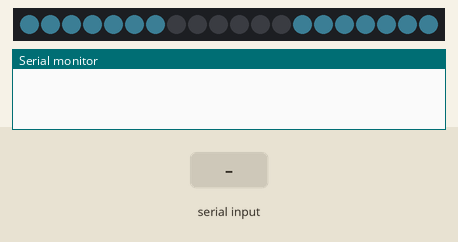
Recording of a sketch running on a simulated Arduino Uno, built with avr-gcc and run on an emulated ATmega328P. On the bench: 20 RGB LEDs in strip order, left to right, the last lines printed to the serial monitor. The inputs (shaded band) are chosen by the test bench. Dim RGB values are drawn brighter than linear; random numbers use the default seed unless the sketch sets one.

Above: at 4.1 s.
4.2 s: "30,150\n" received over Serial
At 6.28 s:
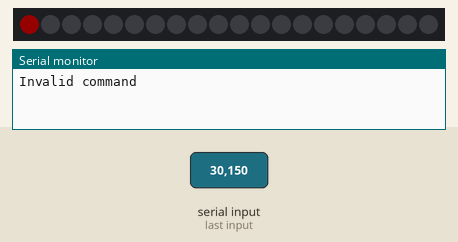
At 6.63 s:
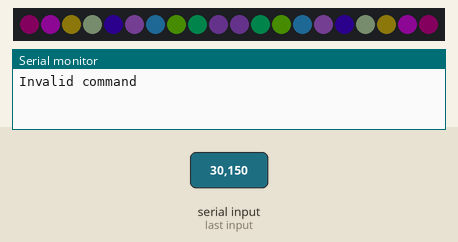
12.5 s: "1\n" received over Serial
At 23.6 s:
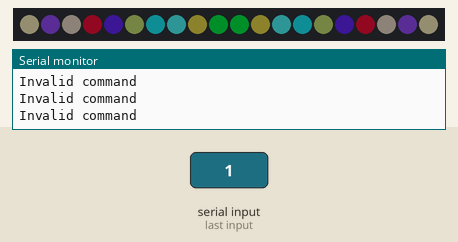

The sketch:

arduino_project.ino
```cpp
#include <Adafruit_NeoPixel.h>

#define PIN         7
#define NUM_LEDS    20
#define BRIGHTNESS  255
#define SATURATION  255

Adafruit_NeoPixel pixels = Adafruit_NeoPixel(NUM_LEDS, PIN, NEO_GRB + NEO_KHZ800);

int tdel = 50; // delay
int n_leds = 7;
char incomingByte = 0;
int choice = 0;

void Clear(int tdel = 0) {
    pixels.clear();
    pixels.show();
    delay(tdel);
}

void Spectrum(int tdel = 0) {
  int r,g,b;
  for (int j = 0; j < 255; j++) {
    for (int i = 0; i < NUM_LEDS; i++) {
      if (i == 29 || i == 30) { // elimino i due led al centro/saldatura
        pixels.setPixelColor(i, pixels.Color(0,0,0));
      }
      else {
        r = random(0, 255);
        g = random(0, 255);
        b = random(0, 255);
        pixels.setPixelColor(i, pixels.Color(r,g,b));
        pixels.setPixelColor(NUM_LEDS-i-1, pixels.Color(r,g,b));
      }
    }
    pixels.show();
    delay(tdel);
  }
}

void startUpOrange(int tdel = 0) {
    for (int i=0; i<n_leds; i++) {
        pixels.setPixelColor(i, pixels.Color(255,94,0));
        pixels.setPixelColor(NUM_LEDS-i-1, pixels.Color(255,94,0));
        pixels.show();
        delay(tdel);
    }
    delay(100);
}

void startUpWhite(int tdel = 0) {
  for (int i=0; i<n_leds; i++){
    for (int j=0; j<n_leds-i; j++) {
      pixels.setPixelColor(j, pixels.Color(100,219,255));
      pixels.setPixelColor(NUM_LEDS-j-1, pixels.Color(100,219,255));
      pixels.show();
      delay(tdel);
      if (n_leds-i-1 != j) {
        pixels.setPixelColor(j, pixels.Color(0,0,0));
        pixels.setPixelColor(NUM_LEDS-j-1, pixels.Color(0,0,0));
      }

    }
  }
}

void supCar(int tdel = 0){
  for(int i = 1; i < NUM_LEDS; i++){
    pixels.setPixelColor(i-1, pixels.Color(0,0,0));
    pixels.setPixelColor(i, pixels.Color(255,0,0));
    pixels.show();
    delay(tdel);
  }
  for(int i = NUM_LEDS-1; i > 0; i--){
    pixels.setPixelColor(i, pixels.Color(0,0,0));
    pixels.setPixelColor(i-1, pixels.Color(255,0,0));
    pixels.show();
    delay(tdel);
  }
}

void setup() {
  	Serial.begin(9600);

  	pixels.setBrightness(20);
  	//pixels.setMaxPowerInVoltsAndMilliamps(5, 500);
    pixels.clear();

    // Inizialize led strip
    pixels.begin();
    pixels.show();


    //Start up Orange
    startUpOrange(tdel);
    Clear(300);
    startUpOrange(tdel);
    Clear(300);

    //Start up white
    startUpWhite(tdel);

 }

void loop() {

    if(Serial.available()>0) {
        incomingByte = Serial.read();
      	choice = incomingByte - '0';

        switch(choice) {
          case 0:
            Clear(10);
            break;
          case 1:
            Clear(0);
            Spectrum(25);
          	            break;
          case 2:
            Clear(0);
            break;
          case 3:
            Clear(10);
            supCar(tdel);
            break;
          default:
            Serial.println("Invalid command");
            break;
        }
 	}
}
```

Measured:
- after the input at 4.2 s, the LEDs: first change at once (image 1 shows a later state)
